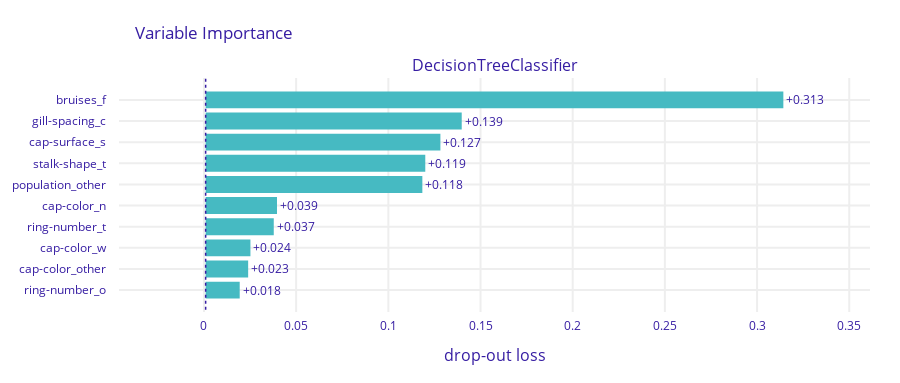

The cell this chart's notebook holds for it:
### Code cell
model_dt.model_explore()

### Figure 1 — Plotly figure (JSON) as saved in the notebook; plotly's stock layout.template omitted (floating-point values rounded to 4 significant figures)
{"data": [{"base": 0.0009101, "hoverinfo": "text", "hoverlabel": {"bgcolor": "rgba(0,0,0,0.8)"}, "hovertext": ["Model: DecisionTreeClassifier loss after<br>variable: bruises_f is permuted: 0.314<br>Drop-out loss change: +0.313", "Model: DecisionTreeClassifier loss after<br>variable: gill-spacing_c is permuted: 0.14<br>Drop-out loss change: +0.139", "Model: DecisionTreeClassifier loss after<br>variable: cap-surface_s is permuted: 0.128<br>Drop-out loss change: +0.127", "Model: DecisionTreeClassifier loss after<br>variable: stalk-shape_t is permuted: 0.12<br>Drop-out loss change: +0.119", "Model: DecisionTreeClassifier loss after<br>variable: population_other is permuted: 0.118<br>Drop-out loss change: +0.118", "Model: DecisionTreeClassifier loss after<br>variable: cap-color_n is permuted: 0.04<br>Drop-out loss change: +0.039", "Model: DecisionTreeClassifier loss after<br>variable: ring-number_t is permuted: 0.038<br>Drop-out loss change: +0.037", "Model: DecisionTreeClassifier loss after<br>variable: cap-color_w is permuted: 0.025<br>Drop-out loss change: +0.024", "Model: DecisionTreeClassifier loss after<br>variable: cap-color_other is permuted: 0.024<br>Drop-out loss change: +0.023", "Model: DecisionTreeClassifier loss after<br>variable: ring-number_o is permuted: 0.019<br>Drop-out loss change: +0.018"], "marker": {"color": "#46bac2"}, "orientation": "h", "showlegend": false, "text": ["+0.313", "+0.139", "+0.127", "+0.119", "+0.118", "+0.039", "+0.037", "+0.024", "+0.023", "+0.018"], "textposition": "outside", "type": "bar", "x": [0.3133, 0.1389, 0.1273, 0.1191, 0.1175, 0.0387, 0.03694, 0.02429, 0.02306, 0.01847], "xaxis": "x", "y": ["bruises_f", "gill-spacing_c", "cap-surface_s", "stalk-shape_t", "population_other", "cap-color_n", "ring-number_t", "cap-color_w", "cap-color_other", "ring-number_o"], "yaxis": "y"}], "layout": {"annotations": [{"font": {"size": 16}, "showarrow": false, "text": "DecisionTreeClassifier", "x": 0.5, "xanchor": "center", "xref": "paper", "y": 1, "yanchor": "bottom", "yref": "paper"}, {"font": {"size": 16}, "showarrow": false, "text": "drop-out loss", "x": 0.5, "xanchor": "center", "xref": "paper", "y": 0, "yanchor": "top", "yref": "paper", "yshift": -30}], "font": {"color": "#371ea3"}, "height": 383, "margin": {"b": 71, "r": 30, "t": 78}, "shapes": [{"line": {"color": "#371ea3", "dash": "dot", "width": 1.5}, "type": "line", "x0": 0.0009101, "x1": 0.0009101, "xref": "x", "y0": -1, "y1": 10, "yref": "y"}], "title": {"text": "Variable Importance", "x": 0.15}, "xaxis": {"anchor": "y", "automargin": true, "domain": [0, 1], "fixedrange": true, "gridwidth": 2, "range": [-0.04609, 0.3613], "tickcolor": "white", "ticklen": 3, "ticks": "outside", "type": "linear", "zeroline": false}, "yaxis": {"anchor": "x", "automargin": true, "autorange": "reversed", "domain": [0, 1], "fixedrange": true, "gridwidth": 2, "tickcolor": "white", "ticklen": 10, "ticks": "outside", "type": "category"}}}
